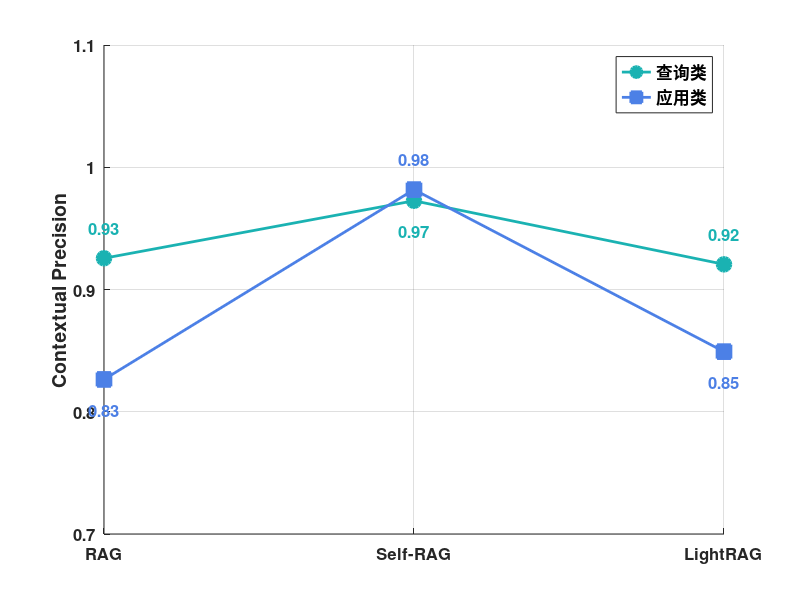
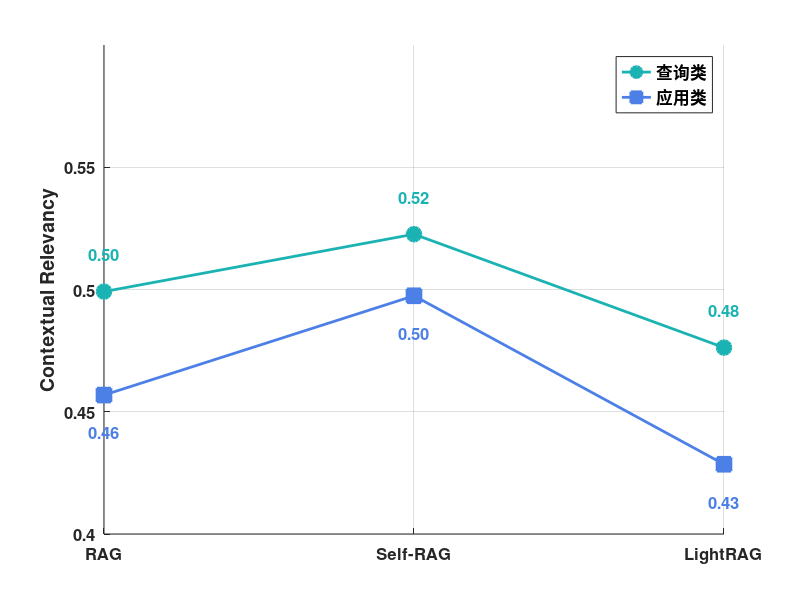
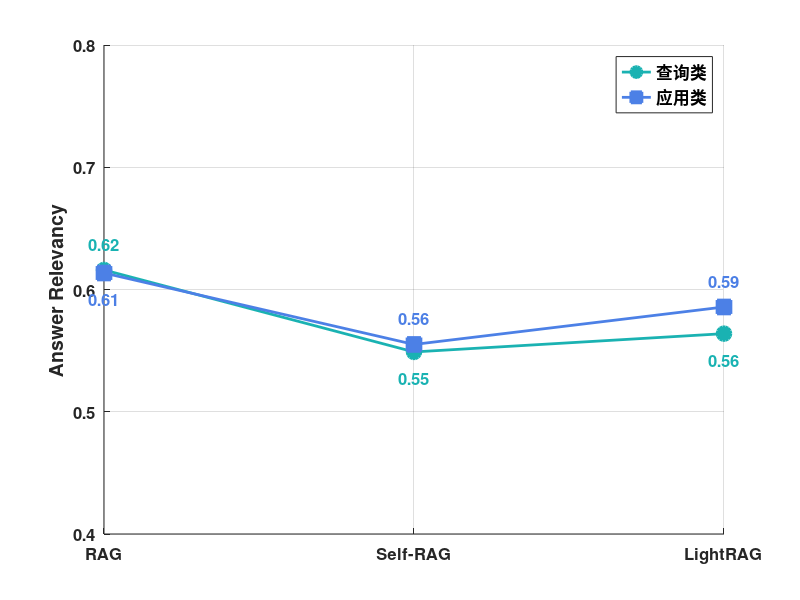
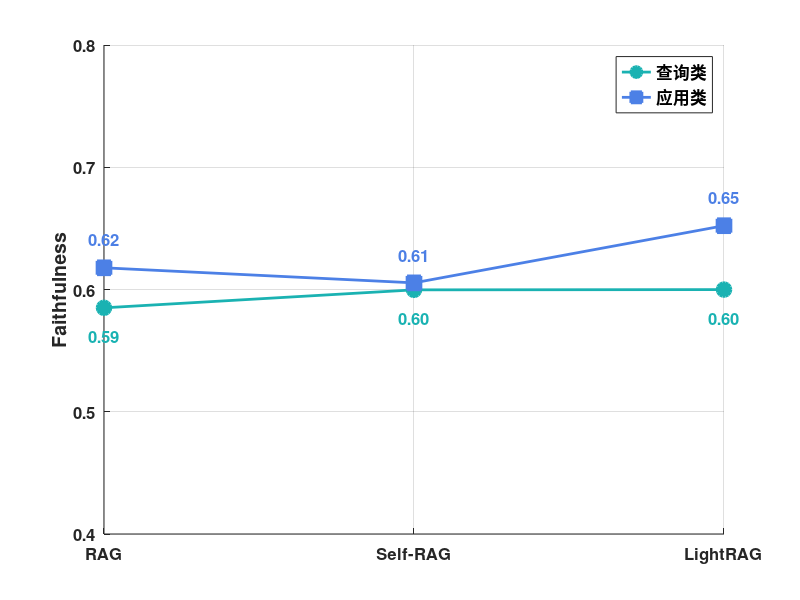

The MATLAB script that drew these images, in order:
%% 1. RAG类不同问题的指标分析图
% Contextual Precision 
% 创建示例数据
clc;clear;
data1 = [0.92556, 0.82643; 0.97258, 0.98172; 0.920586, 0.84917]; % 三行两列数据，每行代表一个例子，每列代表一种图例

% 设置X轴位置
x_positions = [1, 2, 3]; % 三个例子的X轴位置

% 创建图形
figure('Position', [100, 100, 400, 300]); % 设置图形位置和大小

% 绘制折线图
hold on; % 允许在同一图形上绘制多个对象

% 绘制第一种图例的数据点和连接线
plot(x_positions, data1(:,1), 'o-', 'LineWidth', 2, 'MarkerSize', 10, 'MarkerFaceColor', [0.1,0.7,0.7], 'Color', [0.1,0.7,0.7], 'DisplayName', '查询类');

% 绘制第二种图例的数据点和连接线
plot(x_positions, data1(:,2), 's-', 'LineWidth', 2, 'MarkerSize', 10, 'MarkerFaceColor', [0.3, 0.5, 0.9], 'Color', [0.3, 0.5, 0.9], 'DisplayName', '应用类');

% 在每个数据点上显示数值
% 计算数据点之间的垂直距离，用于确定标签偏移量
min_distance = min(abs(data1(:,1) - data1(:,2)))+0.03;
offset = min_distance / 2; % 使用最小距离的一半作为偏移量

% 在每个数据点上显示数值
for i = 1:length(x_positions)
    % 判断两个点的上下关系，智能放置标签
    if data1(i,1) > data1(i,2)
        % 查询类点在上，应用类点在下
        text(x_positions(i), data1(i,1) + offset, num2str(data1(i,1), '%.2f'), ...
            'HorizontalAlignment', 'center', ...
            'VerticalAlignment', 'bottom', ...
            'FontSize', 12, ...
            'Color', [0.1,0.7,0.7], ...
            'FontWeight', 'bold');
        
        text(x_positions(i), data1(i,2) - offset, num2str(data1(i,2), '%.2f'), ...
            'HorizontalAlignment', 'center', ...
            'VerticalAlignment', 'top', ...
            'FontSize', 12, ...
            'Color', [0.3, 0.5, 0.9], ...
            'FontWeight', 'bold');
    else
        % 应用类点在上，查询类点在下
        text(x_positions(i), data1(i,1) - offset, num2str(data1(i,1), '%.2f'), ...
            'HorizontalAlignment', 'center', ...
            'VerticalAlignment', 'top', ...
            'FontSize', 12, ...
            'Color', [0.1,0.7,0.7], ...
            'FontWeight', 'bold');
        
        text(x_positions(i), data1(i,2) + offset, num2str(data1(i,2), '%.2f'), ...
            'HorizontalAlignment', 'center', ...
            'VerticalAlignment', 'bottom', ...
            'FontSize', 12, ...
            'Color', [0.3, 0.5, 0.9], ...
            'FontWeight', 'bold');
    end
end

hold off; % 关闭图形叠加模式

% 设置X轴标签
x_labels = {'RAG', 'Self-RAG', 'LightRAG'};
set(gca, 'XTick', 1:3, 'XTickLabel', x_labels, 'FontSize', 12,'FontWeight', 'bold');

% 设置Y轴标签和范围
ylabel('Contextual Precision', 'FontSize', 14,'FontWeight', 'bold');
ylim([0.7, 1.1]); 

% 添加图例
legend('查询类', '应用类', 'Location', 'northeast', 'FontSize', 12,'FontWeight', 'bold');

% 添加网格线
grid on;

% 设置图形背景和边框
set(gcf, 'Color', 'white');
set(gca, 'Color', 'white', 'Box', 'off');

%% 2. RAG类不同问题的指标分析图
% Contextual Relevancy 
% 创建示例数据
clc;clear;
data2 = [0.49914, 0.45683; 0.52262, 0.49743; 0.47624, 0.42853]; % 三行两列数据，每行代表一个例子，每列代表一种图例

% 设置X轴位置
x_positions = [1, 2, 3]; % 三个例子的X轴位置

% 创建图形
figure('Position', [100, 100, 400, 300]); % 设置图形位置和大小

% 绘制折线图
hold on; % 允许在同一图形上绘制多个对象

% 绘制第一种图例的数据点和连接线
plot(x_positions, data2(:,1), 'o-', 'LineWidth', 2, 'MarkerSize', 10, 'MarkerFaceColor', [0.1,0.7,0.7], 'Color', [0.1,0.7,0.7], 'DisplayName', '查询类');

% 绘制第二种图例的数据点和连接线
plot(x_positions, data2(:,2), 's-', 'LineWidth', 2, 'MarkerSize', 10, 'MarkerFaceColor', [0.3, 0.5, 0.9], 'Color', [0.3, 0.5, 0.9], 'DisplayName', '应用类');

% 计算数据点之间的垂直距离，用于确定标签偏移量
min_distance = min(abs(data2(:,1) - data2(:,2)));
offset = min_distance / 2; % 使用最小距离的一半作为偏移量

% 在每个数据点上显示数值
for i = 1:length(x_positions)
    % 判断两个点的上下关系，智能放置标签
    if data2(i,1) > data2(i,2)
        % 查询类点在上，应用类点在下
        text(x_positions(i), data2(i,1) + offset, num2str(data2(i,1), '%.2f'), ...
            'HorizontalAlignment', 'center', ...
            'VerticalAlignment', 'bottom', ...
            'FontSize', 12, ...
            'Color', [0.1,0.7,0.7], ...
            'FontWeight', 'bold');
        
        text(x_positions(i), data2(i,2) - offset, num2str(data2(i,2), '%.2f'), ...
            'HorizontalAlignment', 'center', ...
            'VerticalAlignment', 'top', ...
            'FontSize', 12, ...
            'Color', [0.3, 0.5, 0.9], ...
            'FontWeight', 'bold');
    else
        % 应用类点在上，查询类点在下
        text(x_positions(i), data2(i,1) - offset, num2str(data2(i,1), '%.2f'), ...
            'HorizontalAlignment', 'center', ...
            'VerticalAlignment', 'top', ...
            'FontSize', 12, ...
            'Color', [0.1,0.7,0.7], ...
            'FontWeight', 'bold');
        
        text(x_positions(i), data2(i,2) + offset, num2str(data2(i,2), '%.2f'), ...
            'HorizontalAlignment', 'center', ...
            'VerticalAlignment', 'bottom', ...
            'FontSize', 12, ...
            'Color', [0.3, 0.5, 0.9], ...
            'FontWeight', 'bold');
    end
end

hold off; % 关闭图形叠加模式

% 设置X轴标签
x_labels = {'RAG', 'Self-RAG', 'LightRAG'};
set(gca, 'XTick', 1:3, 'XTickLabel', x_labels, 'FontSize', 12,'FontWeight', 'bold');

% 设置Y轴标签和范围
ylabel('Contextual Relevancy', 'FontSize', 14,'FontWeight', 'bold');
ylim([0.4, 0.6]); 

% 添加图例
legend('查询类', '应用类', 'Location', 'northeast', 'FontSize', 12,'FontWeight', 'bold');

% 添加网格线
grid on;

% 设置图形背景和边框
set(gcf, 'Color', 'white');
set(gca, 'Color', 'white', 'Box', 'off');
%% 3. RAG类不同问题的指标分析图
% Answer Relevancy
% 创建示例数据
clc;clear;
data1 = [0.61600, 0.61349; 0.54892, 0.55505; 0.56389, 0.58570]; % 三行两列数据，每行代表一个例子，每列代表一种图例

% 设置X轴位置
x_positions = [1, 2, 3]; % 三个例子的X轴位置

% 创建图形
figure('Position', [100, 100, 400, 300]); % 设置图形位置和大小

% 绘制折线图
hold on; % 允许在同一图形上绘制多个对象

% 绘制第一种图例的数据点和连接线
plot(x_positions, data1(:,1), 'o-', 'LineWidth', 2, 'MarkerSize', 10, 'MarkerFaceColor', [0.1,0.7,0.7], 'Color', [0.1,0.7,0.7], 'DisplayName', '查询类');

% 绘制第二种图例的数据点和连接线
plot(x_positions, data1(:,2), 's-', 'LineWidth', 2, 'MarkerSize', 10, 'MarkerFaceColor', [0.3, 0.5, 0.9], 'Color', [0.3, 0.5, 0.9], 'DisplayName', '应用类');

% 在每个数据点上显示数值
% 计算数据点之间的垂直距离，用于确定标签偏移量
min_distance = min(abs(data1(:,1) - data1(:,2)))+0.03;
offset = min_distance / 2; % 使用最小距离的一半作为偏移量

% 在每个数据点上显示数值
for i = 1:length(x_positions)
    % 判断两个点的上下关系，智能放置标签
    if data1(i,1) > data1(i,2)
        % 查询类点在上，应用类点在下
        text(x_positions(i), data1(i,1) + offset, num2str(data1(i,1), '%.2f'), ...
            'HorizontalAlignment', 'center', ...
            'VerticalAlignment', 'bottom', ...
            'FontSize', 12, ...
            'Color', [0.1,0.7,0.7], ...
            'FontWeight', 'bold');
        
        text(x_positions(i), data1(i,2) - offset, num2str(data1(i,2), '%.2f'), ...
            'HorizontalAlignment', 'center', ...
            'VerticalAlignment', 'top', ...
            'FontSize', 12, ...
            'Color', [0.3, 0.5, 0.9], ...
            'FontWeight', 'bold');
    else
        % 应用类点在上，查询类点在下
        text(x_positions(i), data1(i,1) - offset, num2str(data1(i,1), '%.2f'), ...
            'HorizontalAlignment', 'center', ...
            'VerticalAlignment', 'top', ...
            'FontSize', 12, ...
            'Color', [0.1,0.7,0.7], ...
            'FontWeight', 'bold');
        
        text(x_positions(i), data1(i,2) + offset, num2str(data1(i,2), '%.2f'), ...
            'HorizontalAlignment', 'center', ...
            'VerticalAlignment', 'bottom', ...
            'FontSize', 12, ...
            'Color', [0.3, 0.5, 0.9], ...
            'FontWeight', 'bold');
    end
end

hold off; % 关闭图形叠加模式

% 设置X轴标签
x_labels = {'RAG', 'Self-RAG', 'LightRAG'};
set(gca, 'XTick', 1:3, 'XTickLabel', x_labels, 'FontSize', 12,'FontWeight', 'bold');

% 设置Y轴标签和范围
ylabel('Answer Relevancy', 'FontSize', 14,'FontWeight', 'bold');
ylim([0.4, 0.8]); 

% 添加图例
legend('查询类', '应用类', 'Location', 'northeast', 'FontSize', 12,'FontWeight', 'bold');

% 添加网格线
grid on;

% 设置图形背景和边框
set(gcf, 'Color', 'white');
set(gca, 'Color', 'white', 'Box', 'off');

%% 2. RAG类不同问题的指标分析图
% Faithfulness
% 创建示例数据
clc;clear;
%data2 = [0.58501, 0.61775; 0.59971, 0.60544; 0.59992, 0.65218]; % 三行两列数据，每行代表一个例子，每列代表一种图例
data2 = [0.58501, 0.61775; 0.59971, 0.60544; 0.59992, 0.65218];
% 设置X轴位置
x_positions = [1, 2, 3]; % 三个例子的X轴位置

% 创建图形
figure('Position', [100, 100, 400, 300]); % 设置图形位置和大小

% 绘制折线图
hold on; % 允许在同一图形上绘制多个对象

% 绘制第一种图例的数据点和连接线
plot(x_positions, data2(:,1), 'o-', 'LineWidth', 2, 'MarkerSize', 10, 'MarkerFaceColor', [0.1,0.7,0.7], 'Color', [0.1,0.7,0.7], 'DisplayName', '查询类');

% 绘制第二种图例的数据点和连接线
plot(x_positions, data2(:,2), 's-', 'LineWidth', 2, 'MarkerSize', 10, 'MarkerFaceColor', [0.3, 0.5, 0.9], 'Color', [0.3, 0.5, 0.9], 'DisplayName', '应用类');

% 在每个数据点上显示数值
% 计算数据点之间的垂直距离，用于确定标签偏移量
min_distance = min(abs(data2(:,1) - data2(:,2)))+0.03;
offset = min_distance / 2; % 使用最小距离的一半作为偏移量

% 在每个数据点上显示数值
for i = 1:length(x_positions)
    % 判断两个点的上下关系，智能放置标签
    if data2(i,1) > data2(i,2)
        % 查询类点在上，应用类点在下
        text(x_positions(i), data2(i,1) + offset, num2str(data2(i,1), '%.2f'), ...
            'HorizontalAlignment', 'center', ...
            'VerticalAlignment', 'bottom', ...
            'FontSize', 12, ...
            'Color', [0.1,0.7,0.7], ...
            'FontWeight', 'bold');
        
        text(x_positions(i), data2(i,2) - offset, num2str(data2(i,2), '%.2f'), ...
            'HorizontalAlignment', 'center', ...
            'VerticalAlignment', 'top', ...
            'FontSize', 12, ...
            'Color', [0.3, 0.5, 0.9], ...
            'FontWeight', 'bold');
    else
        % 应用类点在上，查询类点在下
        text(x_positions(i), data2(i,1) - offset, num2str(data2(i,1), '%.2f'), ...
            'HorizontalAlignment', 'center', ...
            'VerticalAlignment', 'top', ...
            'FontSize', 12, ...
            'Color', [0.1,0.7,0.7], ...
            'FontWeight', 'bold');
        
        text(x_positions(i), data2(i,2) + offset, num2str(data2(i,2), '%.2f'), ...
            'HorizontalAlignment', 'center', ...
            'VerticalAlignment', 'bottom', ...
            'FontSize', 12, ...
            'Color', [0.3, 0.5, 0.9], ...
            'FontWeight', 'bold');
    end
end
hold off; % 关闭图形叠加模式

% 设置X轴标签
x_labels = {'RAG', 'Self-RAG', 'LightRAG'};
set(gca, 'XTick', 1:3, 'XTickLabel', x_labels, 'FontSize', 12,'FontWeight', 'bold');

% 设置Y轴标签和范围
ylabel('Faithfulness', 'FontSize', 14,'FontWeight', 'bold');
ylim([0.4, 0.8]); 

% 添加图例
legend('查询类', '应用类', 'Location', 'northeast', 'FontSize', 12,'FontWeight', 'bold');

% 添加网格线
grid on;

% 设置图形背景和边框
set(gcf, 'Color', 'white');
set(gca, 'Color', 'white', 'Box', 'off');













